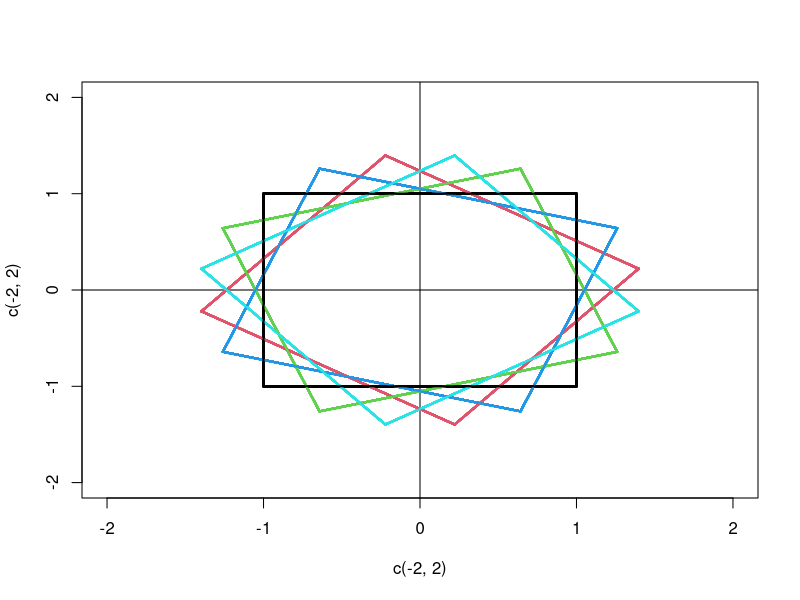

Recreate this plot in R.
x <- 1
y <- 1

theta <- 2/5
n <- 100
plot(c(-2,2),c(-2,2),type="n")
abline(v=0)
abline(h=0)

for(i in 0:n) {
  angle <- complex(real = cos(2*pi*theta*i), imaginary = sin(2*pi*theta*i))
  point <- complex(real = x, imaginary = y)
  point0 <- point * angle
  x1 <- Re(point0)
  y1 <- Im(point0)
  segments(x1,y1,-y1,x1,col=(i %% 5)+1,lwd = 2)
  segments(-y1,x1,-x1,-y1,col=(i %% 5)+1,lwd = 2)
  segments(-x1,-y1,y1,-x1,col=(i %% 5)+1,lwd = 2)
  segments(y1,-x1,x1,y1,col=(i %% 5)+1,lwd = 2)
}